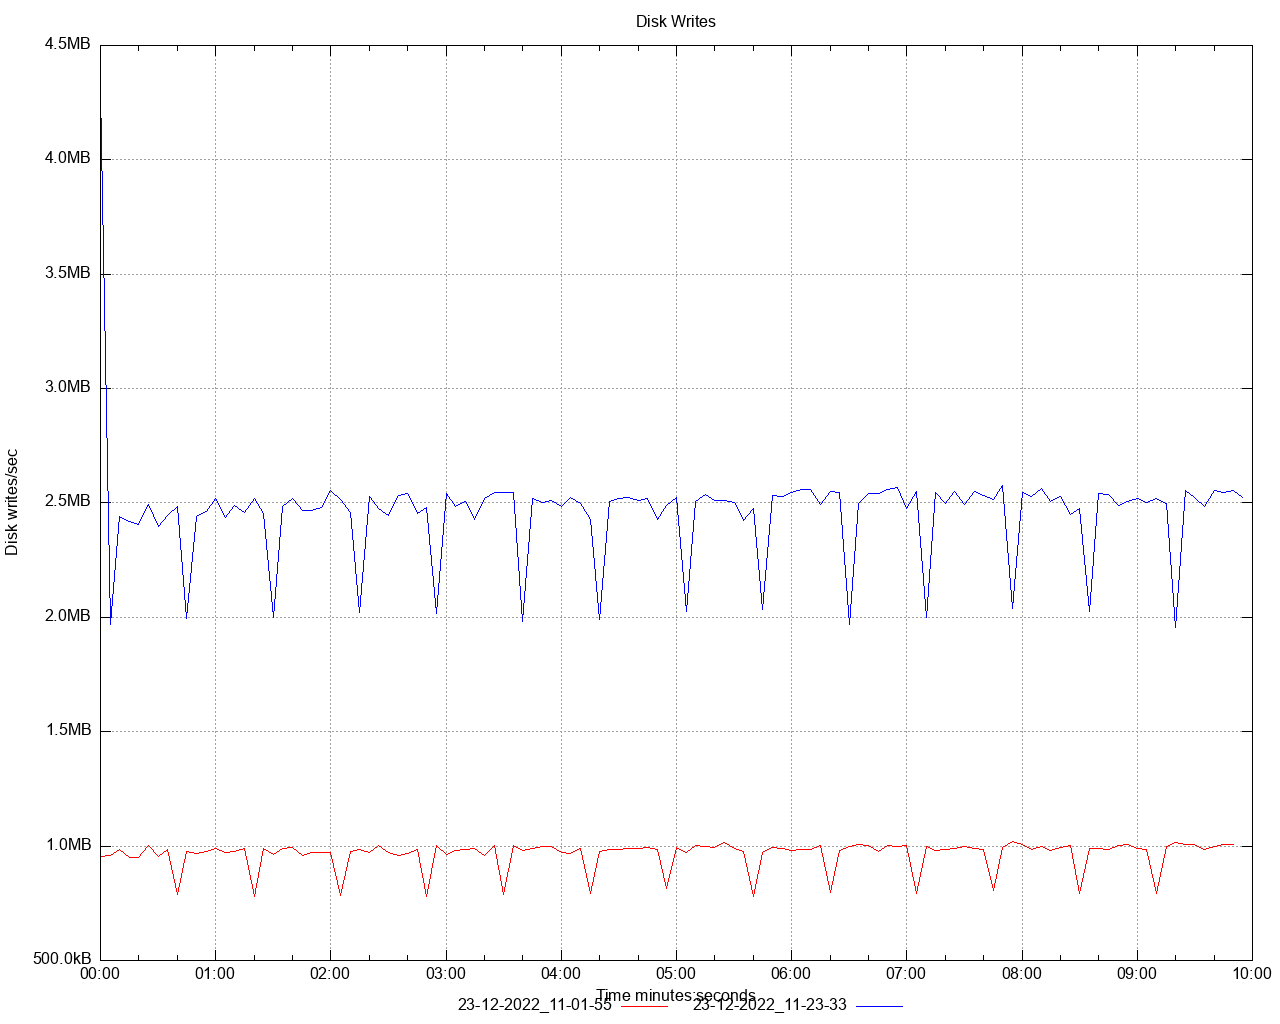

Recreate this plot in gnuplot.
set title 'Disk Writes' noenhanced
set style data lines
set datafile separator ","
set terminal png size 1280,1024
set grid
set key below
set xdata time
set timefmt "%s"
offset = 0
t0(x)=(offset=($0==0) ? x : offset, x - offset)
set xlabel 'Time minutes:seconds'
set ylabel 'Disk writes/sec'
set format y '%.1s%cB'
set output '/Users/ahmet.mircik/Workspace/python/hazelcast-simulator/offload-benchmarks/report/dstat/disk_write_A2.png'
plot \
   '/Users/ahmet.mircik/Workspace/python/hazelcast-simulator/offload-benchmarks/report/data/disk_write_A2_1.data' using (t0(timecolumn(1))):2 title "23-12-2022_11-01-55" noenhanced lt rgb "red", \
   '/Users/ahmet.mircik/Workspace/python/hazelcast-simulator/offload-benchmarks/report/data/disk_write_A2_2.data' using (t0(timecolumn(1))):2 title "23-12-2022_11-23-33" noenhanced lt rgb "blue", \
